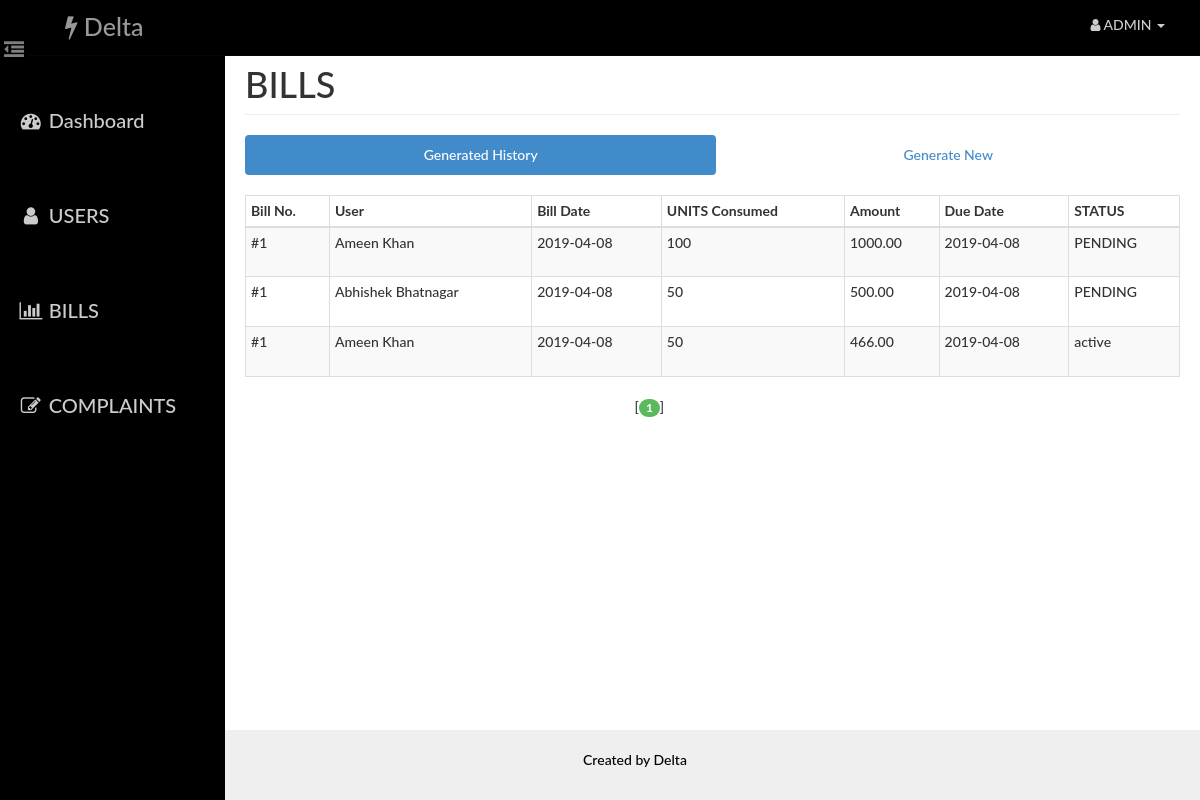
Page /admin/bill.php (signed in) on the committed database.
### tables this page shows
CREATE TABLE `bill` (
  `id` int(14) NOT NULL,
  `aid` int(14) NOT NULL,
  `uid` int(14) NOT NULL,
  `units` int(10) NOT NULL,
  `amount` decimal(10,2) NOT NULL,
  `status` varchar(10) NOT NULL,
  `bdate` date NOT NULL,
  `ddate` date NOT NULL
);

CREATE TABLE `user` (
  `id` int(14) NOT NULL,
  `name` varchar(40) NOT NULL,
  `email` varchar(40) NOT NULL,
  `phone` int(14) NOT NULL,
  `pass` varchar(20) NOT NULL,
  `address` varchar(100) NOT NULL
);

### admin/paging1.php (called while the page is built, shortened)
<?php
    $rowsperpage = 5;
    if (isset($_GET['currentpage']) && is_numeric($_GET['currentpage'])) {
       $currentpage = (int) $_GET['currentpage'];
    } else {
       $currentpage = 1;
    }
    $offset = ($currentpage - 1) * $rowsperpage;
 ?>

### Includes/admin.php (called while the page is built, shortened)
<?php
    function retrieve_bills_generated($id,$offset, $rowsperpage) {
        require_once("config.php");global $con;
        $query  = "SELECT user.name AS user, bill.bdate AS bdate , bill.units AS units , bill.amount AS amount , bill.id as bid ";
        $query .= ", bill.ddate AS ddate, bill.status AS status ";
        $query .= " FROM user , bill ";
        $query .= " WHERE user.id=bill.uid AND aid={$id} ";
        $query .= " ORDER BY bill.id DESC ";
        $query .= "LIMIT {$offset}, {$rowsperpage} ";
        $result = mysqli_query($con,$query);
        return $result;
    }
 ?>

### admin/bill.php (the view, shortened to what this page needs)
<?php
    require_once('head_html.php');
    require_once('../Includes/session.php');
    require_once('../Includes/admin.php');
?>
<body>
    <div id="wrapper">
        <?php
            require_once("nav.php");
            require_once("sidebar.php");
        ?>
        <div id="page-content-wrapper">
            <div class="container-fluid">
                <div class="row">
                    <div class="col-lg-12">
                        <h1 class="page-header">
                            BILLS
                        </h1>
                        <ul class="nav nav-pills nav-justified">
                            <li class="active"><a href="#generated" data-toggle="pill">Generated History</a>
                            </li>
                            <li class=""><a href="#generate" data-toggle="pill">Generate New</a>
                            </li>
                        </ul>
                        <div class="tab-content">
                            <div class="tab-pane fade in active" id="generated">
                                <div class="table-responsive">
                                    <table class="table table-hover table-striped table-bordered table-condensed">
                                        <thead>
                                            <tr>
                                                <th>Bill No.</th>
                                                <th>User</th>
                                                <th>Bill Date</th>
                                                <th>UNITS Consumed</th>
                                                <th>Amount</th>
                                                <th>Due Date</th>
                                                <th>STATUS</th>
                                            </tr>
                                        </thead>
                                        <tbody>
                                        <?php
                                            include("paging1.php");
                                            $result = retrieve_bills_generated($_SESSION['aid'],$offset, $rowsperpage);
                                            $i=1;
                                            while($row = mysqli_fetch_assoc($result)){
                                            ?>
                                                <tr>
                                                    <td><?php echo "#".$i;?></td>
                                                    <td height="50"><?php echo $row['user'] ?></td>
                                                    <td><?php echo $row['bdate'] ?></td>
                                                    <td><?php echo $row['units'] ?></td>
                                                    <td><?php echo $row['amount'] ?></td>
                                                    <td><?php echo $row['ddate'] ?></td>
                                                    <td><?php echo $row['status'] ?></td>
                                                </tr>
                                            <?php
                                            }
                                            ?>
                                        </tbody>
                                    </table>
                                    <?php include("paging2.php");  ?>
                                </div>
                            </div>
                        </div>
                    </div>
                </div>
            </div>
        </div>
    </div>
    <?php
    require_once("footer.php");
    ?>
</body>
</html>

### assets/css/dash_admin.css (style rules this page uses)
html { height: 100%; }
body, html { width: 100%; height: 100%; }
body, h1, h2, h3, h4, h5, h6 { font-family: "Lato","Helvetica Neue",Helvetica,Arial,sans-serif; font-weight: 500; }
#wrapper { padding-left: 10px; padding-top: 5px; -webkit-transition: all 0.5s ease; -moz-transition: all 0.5s ease; -o-transition: all 0.5s ease; transition: all 0.5s ease; }
#page-content-wrapper { width: 100%; padding: 15px; min-height:100%; }
@media (min-width:768px) { #wrapper { padding-left: 225px; } }
@media (min-width:768px) { #page-content-wrapper { padding: 20px; } }
.table-responsive { padding-top: 20px; padding-bottom: 20px; }

### rows in the picture
bill: uid.name "Ameen Khan", bdate "2019-04-08", units "100", amount "1000.00", ddate "2019-04-08", status "PENDING"
bill: uid.name "Abhishek Bhatnagar", bdate "2019-04-08", units "50", amount "500.00", ddate "2019-04-08", status "PENDING"
bill: uid.name "Ameen Khan", bdate "2019-04-08", units "50", amount "466.00", ddate "2019-04-08", status "active"
